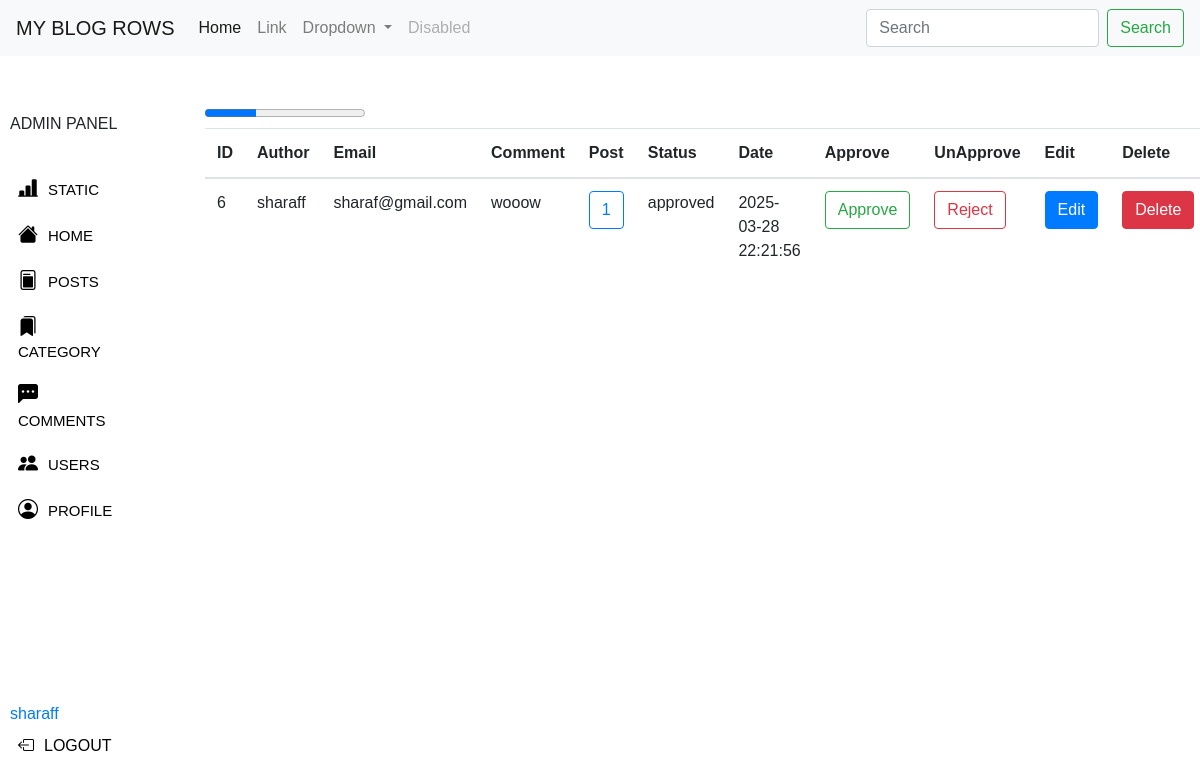
/Admin/Comments.php (signed in), run on the app's committed database.
### tables this page shows
CREATE TABLE `comment` (
  `comment_id` int(11) NOT NULL,
  `comment_post_id` int(11) NOT NULL,
  `comment_author` varchar(255) NOT NULL,
  `comment_email` varchar(255) NOT NULL,
  `comment_content` text DEFAULT NULL,
  `comment_status` varchar(255) DEFAULT NULL,
  `comment_date` datetime DEFAULT NULL
);

### Admin/Comments.php (the view, shortened to what this page needs)
<!doctype html>
<html lang="en">
<head>
    <link rel="stylesheet" href="https://stackpath.bootstrapcdn.com/bootstrap/4.3.1/css/bootstrap.min.css"
>
</head>
<?PHP ob_start();  include 'Header.php';
include 'DBconnection.php';
?>
<body>
    <div class="row">
        <div class="col-2">
            <?php include 'Sidebar.php' ?>
        </div>
        <div class="col-9">
            <table class="table">
                <thead class="thead-inverse">
        <progress id="file" value="32" max="100"> 32% </progress>
                    <tr>
                        <th>ID</th>
                        <th>Author </th>
                        <th>Email</th>
                        <th>Comment</th>
                        <th>Post</th>
                        <th>Status</th>
                        <th>Date</th>
                        <th>Approve</th>
                        <th>UnApprove</th>
                        <th>Edit</th>
                        <th>Delete</th>
                    </tr>
                </thead>
                <tbody>
                <?php
                $cmt_query = "SELECT * FROM comment ORDER BY comment_date desc";
                $cmt_result = mysqli_query($conn , $cmt_query);
                while($row = mysqli_fetch_assoc($cmt_result)){
                    $cmt_id = $row['comment_id'];
                    $cmt_post_id = $row['comment_post_id'];
                    $cmt_author = $row['comment_author'];
                    $cmt_email = $row['comment_email'];
                    $cmt_content = $row['comment_content'];
                    $cmt_status = $row['comment_status'];
                    $cmt_date = $row['comment_date'];
                ?>
                    <tr>
                    <td><?php   echo $cmt_id;   ?></td>
                    <td><?php   echo $cmt_author;   ?></td>
                    <td><?php   echo $cmt_email;   ?></td>
                    <td><?php   echo $cmt_content;   ?></td>
                    <td ><a class="btn btn-outline-primary" href="../Feed/Readmore.php?post_id=<?php echo $cmt_post_id; ?>"><?php   echo $cmt_post_id;   ?></a></td>
                    <td><?php   echo $cmt_status;   ?></td>
                    <td><?php   echo $cmt_date;   ?></td>
                    <td><a  class='btn btn-outline-success' href="?page=comments&approve_id=<?php echo $cmt_id ?>" type="submit" name="btn_approve">Approve</a></td>
                    <td><a class='btn btn-outline-danger' href="?page=comments&reject_id=<?php echo $cmt_id ?>" type="submit" name="btn_approve">Reject</a></td>
                    <td><a class="btn btn-primary" href="comment_edit.php?edit_id=<?php echo $cmt_id;   ?>">Edit</a></td>
                    <td><a name="btn_delete" class="btn btn-danger" href="?page=comments&delete_id=<?php echo $cmt_id;   ?>">Delete</a></td>
                    </tr>
                    <?php   }
                    ?>
                </tbody>
            </table>
        </div>
    </div>
</body>
</html>

### Admin/css/admin_sidebar.css (style rules this page uses)
* { margin: 0; margin: 0; }
body { font-family: Arial, Helvetica, sans-serif; }

### data on the page
comment: comment_id "6", comment_author "sharaff", comment_email "sharaf@gmail.com", comment_content "wooow", comment_post "1", comment_status "approved", comment_date "2025-03-28 22:21:56"

### other printed values
$_SESSION['session_username'] "sharaff"
